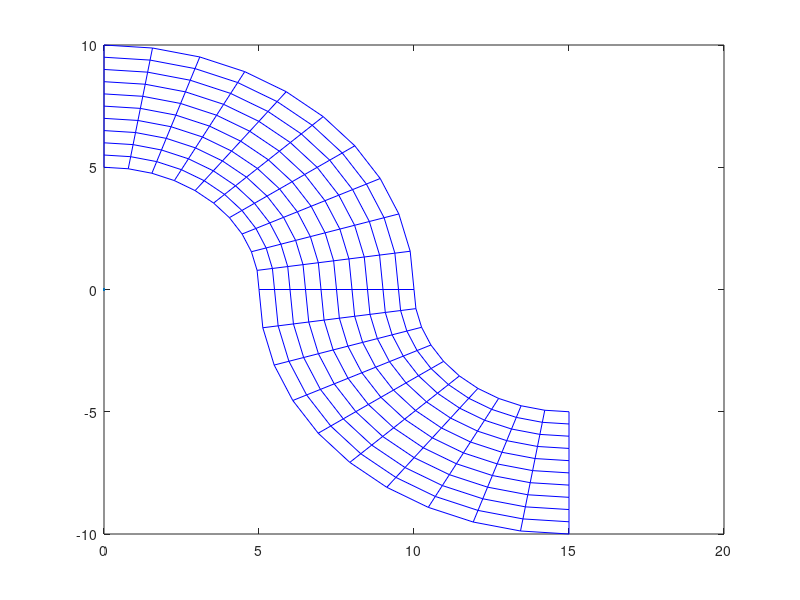
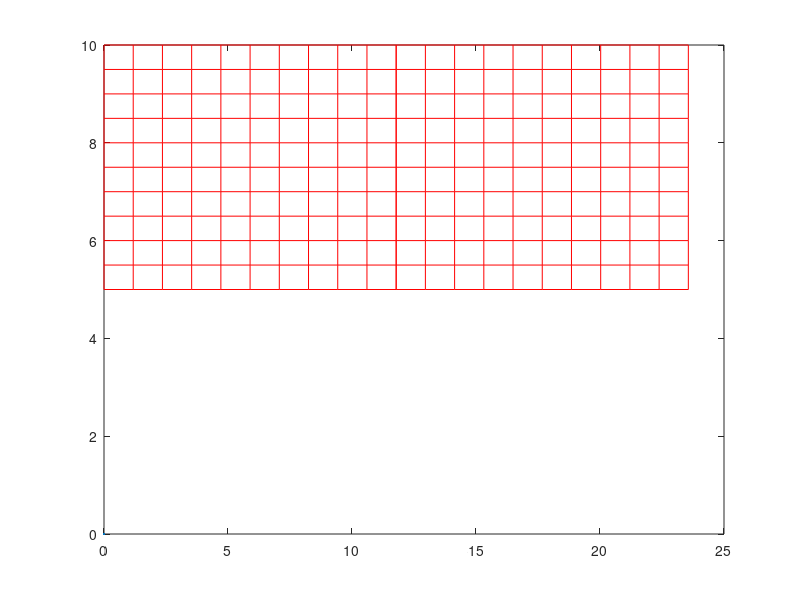

The MATLAB source for these figures, in order:
clear
clc
max_ele = 10;           % maximum 1d elements in subdomain
max_nod = max_ele+1;    % maximum 1d nodes in subdomain
max_sub = 2;            % maximum number of subdomains

xyz111=zeros(3,max_sub);

dxhat=zeros(max_ele,max_sub);
dyhat=zeros(max_ele,max_sub);
dzhat=zeros(max_ele,max_sub);

xhat=zeros(max_nod,max_sub);
yhat=zeros(max_nod,max_sub);
zhat=zeros(max_nod,max_sub);

xphys=zeros(max_nod,max_nod,max_nod,max_sub);
yphys=zeros(max_nod,max_nod,max_nod,max_sub);
zphys=zeros(max_nod,max_nod,max_nod,max_sub);

K=zeros(3,3,max_ele,max_ele,max_ele,max_sub);

nx=zeros(max_sub);
ny=zeros(max_sub);
nz=zeros(max_sub);

%----------------------------------------------------------------------

nsub = 2;

R1=5.;
R2=10.;
L=pi/2*(R1+R2);

Khat=[100,0,0; 0,1,0; 0,0,1];

%-----

isub=1;

xyz111(:,isub)=[0,R1,0];

nx(isub)=10;
ny(isub)=10;
nz(isub)=1;

wx=L/2;
wy=R2-R1;
wz=1;

dxhat(1:nx(isub),isub)=wx/nx(isub);
dyhat(1:ny(isub),isub)=wy/ny(isub);
dzhat(1:nz(isub),isub)=wz/nz(isub);

%-----

isub=2;

xyz111(:,isub)=[L/2,R1,0];

% nx(isub)=7;
% ny(isub)=7;
% nz(isub)=1;

nx(isub)=10;
ny(isub)=10;
nz(isub)=1;

wx=L/2;
wy=R2-R1;
wz=1;

dxhat(1:nx(isub),isub)=wx/nx(isub);
dyhat(1:ny(isub),isub)=wy/ny(isub);
dzhat(1:nz(isub),isub)=wz/nz(isub);

%-----

for isub=1:nsub

    xhat(1,isub)=xyz111(1,isub);
    yhat(1,isub)=xyz111(2,isub);
    zhat(1,isub)=xyz111(3,isub);

    for i=1:nx(isub)
        xhat(i+1,isub)=xhat(i,isub)+dxhat(i,isub);
    end

    for i=1:ny(isub)
        yhat(i+1,isub)=yhat(i,isub)+dyhat(i,isub);
    end

    for i=1:nz(isub)
        zhat(i+1,isub)=zhat(i,isub)+dzhat(i,isub);
    end
    
    for i=1:nx(isub)+1
        for j=1:ny(isub)+1
            for k=1:nz(isub)+1
                l=xhat(i,isub);
                r=yhat(j,isub);
                z=zhat(k,isub);
                if (isub==1)
                    theta=pi/2*(1-2*l/L);
                     xphys(i,j,k,isub)=r*cos(theta);
                     yphys(i,j,k,isub)=r*sin(theta);
                     zphys(i,j,k,isub)=z;    
%                    xphys(i,j,k,isub)=l;
%                    yphys(i,j,k,isub)=r;
%                    zphys(i,j,k,isub)=z;    
                else
                    theta=pi*(1/2+l/L);
                     xphys(i,j,k,isub)=(R1+R2-r)*cos(theta)+R1+R2;
                     yphys(i,j,k,isub)=(R1+R2-r)*sin(theta);
                     zphys(i,j,k,isub)=z; 
%                    xphys(i,j,k,isub)=l;
%                    yphys(i,j,k,isub)=r;
%                    zphys(i,j,k,isub)=z; 
                end
   
            end
        end
    end
    
    for i=1:nx(isub)
        for j=1:ny(isub)
            for k=1:nz(isub)
                l=(xhat(i,isub)+xhat(i+1,isub))/2;
                r=(yhat(j,isub)+yhat(j+1,isub))/2;
                z=(zhat(k,isub)+zhat(k+1,isub))/2;
                if (isub==1)
                    phi=-pi*l/L;
                else
                    phi=pi/L*(l-L);
                end
                rot=[cos(phi),-sin(phi),0; sin(phi),cos(phi),0; 0 0 1];
                K(:,:,i,j,k,isub)=Khat*rot;
%                K(:,:,i,j,k,isub)=Khat;
            end
        end
    end
    
end

figure(1); hold off; plot(0,0); hold on;
figure(2); hold off; plot(0,0); hold on;

for isub=1:nsub
    m=nx(isub)*ny(isub)*nz(isub);
    n=(nx(isub)+1)*(ny(isub)+1)*(nz(isub)+1);
    x=reshape(xphys(1:nx(isub)+1,1:ny(isub)+1,1:nz(isub)+1,isub),[n 1]);
    y=reshape(yphys(1:nx(isub)+1,1:ny(isub)+1,1:nz(isub)+1,isub),[n 1]);
    z=reshape(zphys(1:nx(isub)+1,1:ny(isub)+1,1:nz(isub)+1,isub),[n 1]);
    xperm=reshape(K(1,1,1:nx(isub),1:ny(isub),1:nz(isub),isub),[m 1]);
    yperm=reshape(K(2,2,1:nx(isub),1:ny(isub),1:nz(isub),isub),[m 1]);
    zperm=reshape(K(3,3,1:nx(isub),1:ny(isub),1:nz(isub),isub),[m 1]);
    xyperm=reshape(K(1,2,1:nx(isub),1:ny(isub),1:nz(isub),isub),[m 1]);
    xzperm=reshape(K(1,3,1:nx(isub),1:ny(isub),1:nz(isub),isub),[m 1]);
    yzperm=reshape(K(2,3,1:nx(isub),1:ny(isub),1:nz(isub),isub),[m 1]);
    fprintf('BLOCKNAME(%1.1i) = "BLOCK %1.1i"\n',isub,isub);
    fprintf('DOWN(1 TO 3,%1.1i) = 0 0 0\n',isub);
    fprintf('NX(%1.1i)=%i  NY(%1.1i)=%i  NZ(%1.1i)=%i\n', ...
        isub,nx(isub),isub,ny(isub),isub,nz(isub));
    fprintf('XC%1.1i()=\n',isub);
    fprintf('%15.6f %15.6f %15.6f %15.6f %15.6f %15.6f\n',x);
    fprintf('\n');
    fprintf('YC%1.1i()=\n',isub);
    fprintf('%15.6f %15.6f %15.6f %15.6f %15.6f %15.6f\n',y);
    fprintf('\n');
    fprintf('ZC%1.1i()=\n',isub);
    fprintf('%15.6f %15.6f %15.6f %15.6f %15.6f %15.6f\n',z);
    fprintf('\n');
    fprintf('XPERM%1.1i()=\n',isub);
    fprintf('%15.6f %15.6f %15.6f %15.6f %15.6f %15.6f\n',xperm);
    fprintf('\n');
    fprintf('YPERM%1.1i()=\n',isub);
    fprintf('%15.6f %15.6f %15.6f %15.6f %15.6f %15.6f\n',yperm);
    fprintf('\n');
    fprintf('ZPERM%1.1i()=\n',isub);
    fprintf('%15.6f %15.6f %15.6f %15.6f %15.6f %15.6f\n',zperm);
    fprintf('\n');
    fprintf('XYPERM%1.1i()=\n',isub);
    fprintf('%15.6f %15.6f %15.6f %15.6f %15.6f %15.6f\n',xyperm);
    fprintf('\n');
    fprintf('XZPERM%1.1i()=\n',isub);
    fprintf('%15.6f %15.6f %15.6f %15.6f %15.6f %15.6f\n',xzperm);
    fprintf('\n');
    fprintf('YZPERM%1.1i()=\n',isub);
    fprintf('%15.6f %15.6f %15.6f %15.6f %15.6f %15.6f\n',yzperm);
    fprintf('\n\n');
    
    figure(1);
    X=reshape(xphys(1:nx(isub)+1,1:ny(isub)+1,1,isub),[nx(isub)+1,ny(isub)+1]);
    Y=reshape(yphys(1:nx(isub)+1,1:ny(isub)+1,1,isub),[nx(isub)+1,ny(isub)+1]);
    Z=zeros(size(X));
    m=mesh(X,Y,Z);
    set(m,'facecolor','none');
    set(m,'edgecolor',[0 0 1]);

    figure(2);
    [X,Y]=meshgrid(xhat(1:nx(isub)+1,isub),yhat(1:ny(isub)+1,isub));
    Z=zeros(size(X));
    m=mesh(X,Y,Z);
    set(m,'facecolor','none');
    set(m,'edgecolor',[1 0 0]);
end

figure(1); hold off;
figure(2); hold off;